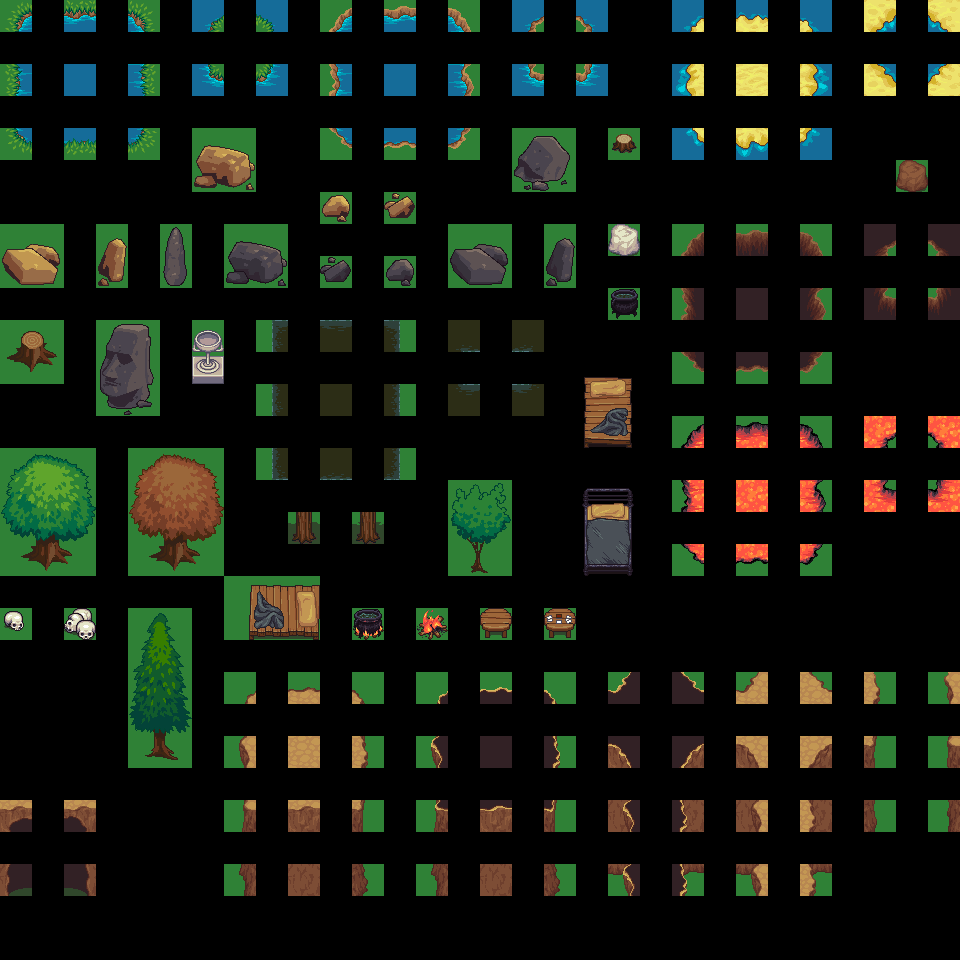

This is a level from a 2D game, rendered from its Tiled map with the project's own tilesets. A one-line summary and the map file follow, with tile-layer data summarised:
An orthogonal 30x30 tile map with 32x32 px tiles, 4 tile layers (regions, input_props, output_semi_top, output_always_top), 2 tilesets and 154 objects.

<map version="1.0" orientation="orthogonal" width="30" height="30" tilewidth="32" tileheight="32">
 <tileset firstgid="1" name="terrain_atlas" tilewidth="32" tileheight="32">
  <image source="terrain_atlas.png" width="1024" height="1024" />
  <terraintypes>
   <terrain name="water" tile="391" />
   <terrain name="grass" tile="118" />
   <terrain name="stone" tile="115" />
   <terrain name="stone2" tile="112" />
   <terrain name="water2" tile="394" />
   <terrain name="platform" tile="38" />
  </terraintypes>
  <tile id="5" terrain=",,,5" />
  <tile id="6" terrain=",,5,5" />
  <tile id="7" terrain=",,5," />
  <tile id="8" terrain=",5,5,5" />
  <tile id="9" terrain="5,,5,5" />
  <tile id="16" terrain="3,3,3," />
  <tile id="17" terrain="3,3,,3" />
  <tile id="19" terrain="2,2,2," />
  <tile id="20" terrain="2,2,,2" />
  <tile id="22" terrain="1,1,1," />
  <tile id="23" terrain="1,1,,1" />
  <tile id="37" terrain=",5,,5" />
  <tile id="38" terrain="5,5,5,5" />
  <tile id="39" terrain="5,,5," />
  <tile id="40" terrain="5,5,,5" />
  <tile id="41" terrain="5,5,5," />
  <tile id="48" terrain="3,,3,3" />
  <tile id="49" terrain=",3,3,3" />
  <tile id="51" terrain="2,,2,2" />
  <tile id="52" terrain=",2,2,2" />
  <tile id="54" terrain="1,,1,1" />
  <tile id="55" terrain=",1,1,1" />
  <tile id="69" terrain=",5,," />
  <tile id="70" terrain="5,5,," />
  <tile id="71" terrain="5,,," />
  <tile id="79" terrain=",,,3" />
  <tile id="80" terrain=",,3,3" />
  <tile id="81" terrain=",,3," />
  <tile id="82" terrain=",,,2" />
  <tile id="83" terrain=",,2,2" />
  <tile id="84" terrain=",,2," />
  <tile id="85" terrain=",,,1" />
  <tile id="86" terrain=",,1,1" />
  <tile id="87" terrain=",,1," />
  <tile id="111" terrain=",3,,3" />
  <tile id="112" terrain="3,3,3,3" />
  <tile id="113" terrain="3,,3," />
  <tile id="114" terrain=",2,,2" />
  <tile id="115" terrain="2,2,2,2" />
  <tile id="116" terrain="2,,2," />
  <tile id="117" terrain=",1,,1" />
  <tile id="118" terrain="1,1,1,1" />
  <tile id="119" terrain="1,,1," />
  <tile id="143" terrain=",3,," />
  <tile id="144" terrain="3,3,," />
  <tile id="145" terrain="3,,," />
  <tile id="146" terrain=",2,," />
  <tile id="147" terrain="2,2,," />
  <tile id="148" terrain="2,,," />
  <tile id="149" terrain=",1,," />
  <tile id="150" terrain="1,1,," />
  <tile id="151" terrain="1,,," />
  <tile id="175" terrain="3,3,3,3" />
  <tile id="176" terrain="3,3,3,3" />
  <tile id="177" terrain="3,3,3,3" />
  <tile id="178" terrain="2,2,2,2" />
  <tile id="179" terrain="2,2,2,2" />
  <tile id="180" terrain="2,2,2,2" />
  <tile id="181" terrain="1,1,1,1" />
  <tile id="182" terrain="1,1,1,1" />
  <tile id="183" terrain="1,1,1,1" />
  <tile id="213" terrain="1,1,1," />
  <tile id="214" terrain="1,1,,1" />
  <tile id="215" terrain="1,1,,1" />
  <tile id="245" terrain="1,,1,1" />
  <tile id="246" terrain=",1,1,1" />
  <tile id="247" terrain=",1,1,1" />
  <tile id="277" terrain=",,,1" />
  <tile id="278" terrain=",,1,1" />
  <tile id="279" terrain=",,1," />
  <tile id="295" terrain="0,0,0,1" />
  <tile id="296" terrain="0,0,1,0" />
  <tile id="298" terrain="4,4,4,">
   <properties>
    <property name="animation" value="water/water_s_tl.png" />
    <property name="delay" value="0.3" />
    <property name="frames_x" value="2" />
    <property name="frames_y" value="1" />
   </properties>
  </tile>
  <tile id="299" terrain="4,4,,4">
   <properties>
    <property name="animation" value="water/water_s_tr.png" />
    <property name="delay" value="0.3" />
    <property name="frames_x" value="2" />
    <property name="frames_y" value="1" />
   </properties>
  </tile>
  <tile id="309" terrain=",1,,1" />
  <tile id="310" terrain="1,1,1,1" />
  <tile id="311" terrain="1,,1," />
  <tile id="327" terrain="0,1,0,0" />
  <tile id="328" terrain="1,0,0,0" />
  <tile id="330" terrain="4,,4,4">
   <properties>
    <property name="animation" value="water/water_s_bl.png" />
    <property name="delay" value="0.3" />
    <property name="frames_x" value="2" />
    <property name="frames_y" value="1" />
   </properties>
  </tile>
  <tile id="331" terrain=",4,4,4">
   <properties>
    <property name="animation" value="water/water_s_br.png" />
    <property name="delay" value="0.3" />
    <property name="frames_x" value="2" />
    <property name="frames_y" value="1" />
   </properties>
  </tile>
  <tile id="341" terrain=",1,," />
  <tile id="342" terrain="1,1,," />
  <tile id="343" terrain="1,,," />
  <tile id="358" terrain="1,1,1,0" />
  <tile id="359" terrain="1,1,0,0" />
  <tile id="360" terrain="1,1,0,1" />
  <tile id="361" terrain=",,,4">
   <properties>
    <property name="animation" value="water/water_b_tl.png" />
    <property name="delay" value="0.3" />
    <property name="frames_x" value="2" />
    <property name="frames_y" value="1" />
   </properties>
  </tile>
  <tile id="362" terrain=",,4,4">
   <properties>
    <property name="animation" value="water/water_b_tm.png" />
    <property name="delay" value="0.3" />
    <property name="frames_x" value="2" />
    <property name="frames_y" value="1" />
   </properties>
  </tile>
  <tile id="363" terrain=",,4,">
   <properties>
    <property name="animation" value="water/water_b_tr.png" />
    <property name="delay" value="0.3" />
    <property name="frames_x" value="2" />
    <property name="frames_y" value="1" />
   </properties>
  </tile>
  <tile id="373" terrain="1,1,1,1" />
  <tile id="374" terrain="1,1,1,1" />
  <tile id="375" terrain="1,1,1,1" />
  <tile id="390" terrain="1,0,1,0" />
  <tile id="391" terrain="0,0,0,0" />
  <tile id="392" terrain="0,1,0,1" />
  <tile id="393" terrain=",4,,4">
   <properties>
    <property name="animation" value="water/water_b_l.png" />
    <property name="delay" value="0.3" />
    <property name="frames_x" value="2" />
    <property name="frames_y" value="1" />
   </properties>
  </tile>
  <tile id="394" terrain="4,4,4,4" />
  <tile id="395" terrain="4,,4,">
   <properties>
    <property name="animation" value="water/water_b_r.png" />
    <property name="delay" value="0.3" />
    <property name="frames_x" value="2" />
    <property name="frames_y" value="1" />
   </properties>
  </tile>
  <tile id="422" terrain="1,0,1,1" />
  <tile id="423" terrain="0,0,1,1" />
  <tile id="424" terrain="0,1,1,1" />
  <tile id="425" terrain=",4,,">
   <properties>
    <property name="animation" value="water/water_b_bl.png" />
    <property name="delay" value="0.3" />
    <property name="frames_x" value="2" />
    <property name="frames_y" value="1" />
   </properties>
  </tile>
  <tile id="426" terrain="4,4,,">
   <properties>
    <property name="animation" value="water/water_b_bm.png" />
    <property name="delay" value="0.3" />
    <property name="frames_x" value="2" />
    <property name="frames_y" value="1" />
   </properties>
  </tile>
  <tile id="427" terrain="4,,,">
   <properties>
    <property name="animation" value="water/water_b_br.png" />
    <property name="delay" value="0.3" />
    <property name="frames_x" value="2" />
    <property name="frames_y" value="1" />
   </properties>
  </tile>
  <tile id="454" terrain="0,0,0,0" />
  <tile id="455" terrain="0,0,0,0" />
  <tile id="456" terrain="0,0,0,0" />
  <tile id="703">
   <properties>
    <property name="solid" value="true" />
   </properties>
  </tile>
  <tile id="735">
   <properties>
    <property name="solid" value="true" />
   </properties>
  </tile>
 </tileset>
 <tileset firstgid="1025" name="dungeon" tilewidth="32" tileheight="32">
  <image source="dungeonex.png" width="320" height="320" />
  <tile id="9">
   <properties>
    <property name="animation" value="fire.png" />
    <property name="delay" value="0.1" />
    <property name="frames_x" value="1" />
    <property name="frames_y" value="4" />
   </properties>
  </tile>
  <tile id="19">
   <properties>
    <property name="animation" value="boil.png" />
    <property name="delay" value="0.1" />
    <property name="frames_x" value="1" />
    <property name="frames_y" value="4" />
   </properties>
  </tile>
 </tileset>
 <layer name="regions" width="30" height="30">
  <data>[900 cells, 222 non-empty, 1 distinct tile ids]</data>
 </layer>
 <layer name="input_props" width="30" height="30">
  <data>[900 cells, 240 non-empty, 237 distinct tile ids]</data>
 </layer>
 <layer name="output_semi_top" width="30" height="30">
  <data>[900 cells, 28 non-empty, 28 distinct tile ids]</data>
 </layer>
 <layer name="output_always_top" width="30" height="30">
  <data>[900 cells, 22 non-empty, 22 distinct tile ids]</data>
 </layer>
 <objectgroup color="#ff0000" draworder="topdown" name="output_triggers" width="30" height="30">
  <object x="8" y="64" width="24" height="32">
   <properties>
    <property name="solid" value="true" />
   </properties>
  </object>
  <object x="64" y="128" width="32" height="24">
   <properties>
    <property name="solid" value="true" />
   </properties>
  </object>
  <object x="128" y="64" width="24" height="32">
   <properties>
    <property name="solid" value="true" />
   </properties>
  </object>
  <object x="64" y="0" width="32" height="32">
   <properties>
    <property name="solid" value="true" />
   </properties>
  </object>
  <object x="128" y="128" width="24" height="24">
   <properties>
    <property name="solid" value="true" />
   </properties>
  </object>
  <object x="8" y="0" width="24" height="32">
   <properties>
    <property name="solid" value="true" />
   </properties>
  </object>
  <object x="128" y="0" width="24" height="32">
   <properties>
    <property name="solid" value="true" />
   </properties>
  </object>
  <object x="8" y="128" width="24" height="24">
   <properties>
    <property name="solid" value="true" />
   </properties>
  </object>
  <object x="208" y="16" width="16" height="16">
   <properties>
    <property name="solid" value="true" />
   </properties>
  </object>
  <object x="256" y="16" width="16" height="16">
   <properties>
    <property name="solid" value="true" />
   </properties>
  </object>
  <object x="256" y="64" width="16" height="16">
   <properties>
    <property name="solid" value="true" />
   </properties>
  </object>
  <object x="208" y="64" width="16" height="16">
   <properties>
    <property name="solid" value="true" />
   </properties>
  </object>
  <object x="328" y="0" width="24" height="32">
   <properties>
    <property name="solid" value="true" />
   </properties>
  </object>
  <object x="448" y="64" width="24" height="32">
   <properties>
    <property name="solid" value="true" />
   </properties>
  </object>
  <object x="448" y="0" width="24" height="32">
   <properties>
    <property name="solid" value="true" />
   </properties>
  </object>
  <object x="384" y="0" width="32" height="32">
   <properties>
    <property name="solid" value="true" />
   </properties>
  </object>
  <object x="328" y="64" width="24" height="32">
   <properties>
    <property name="solid" value="true" />
   </properties>
  </object>
  <object x="448" y="128" width="24" height="24">
   <properties>
    <property name="solid" value="true" />
   </properties>
  </object>
  <object x="384" y="128" width="32" height="24">
   <properties>
    <property name="solid" value="true" />
   </properties>
  </object>
  <object x="328" y="128" width="24" height="24">
   <properties>
    <property name="solid" value="true" />
   </properties>
  </object>
  <object x="576" y="64" width="16" height="16">
   <properties>
    <property name="solid" value="true" />
   </properties>
  </object>
  <object x="528" y="16" width="16" height="16">
   <properties>
    <property name="solid" value="true" />
   </properties>
  </object>
  <object x="576" y="16" width="16" height="16">
   <properties>
    <property name="solid" value="true" />
   </properties>
  </object>
  <object x="528" y="64" width="16" height="16">
   <properties>
    <property name="solid" value="true" />
   </properties>
  </object>
  <object x="464" y="384" width="16" height="16">
   <properties>
    <property name="solid" value="true" />
   </properties>
  </object>
  <object x="512" y="384" width="16" height="16">
   <properties>
    <property name="solid" value="true" />
   </properties>
  </object>
  <object x="512" y="336" width="16" height="16">
   <properties>
    <property name="solid" value="true" />
   </properties>
  </object>
  <object x="464" y="336" width="16" height="16">
   <properties>
    <property name="solid" value="true" />
   </properties>
  </object>
  <object x="384" y="384" width="24" height="32">
   <properties>
    <property name="solid" value="true" />
   </properties>
  </object>
  <object x="384" y="320" width="24" height="32">
   <properties>
    <property name="solid" value="true" />
   </properties>
  </object>
  <object x="320" y="448" width="32" height="24">
   <properties>
    <property name="solid" value="true" />
   </properties>
  </object>
  <object x="320" y="320" width="32" height="32">
   <properties>
    <property name="solid" value="true" />
   </properties>
  </object>
  <object x="264" y="384" width="24" height="32">
   <properties>
    <property name="solid" value="true" />
   </properties>
  </object>
  <object x="264" y="448" width="24" height="24">
   <properties>
    <property name="solid" value="true" />
   </properties>
  </object>
  <object x="264" y="320" width="24" height="32">
   <properties>
    <property name="solid" value="true" />
   </properties>
  </object>
  <object x="384" y="448" width="24" height="24">
   <properties>
    <property name="solid" value="true" />
   </properties>
  </object>
  <object x="0" y="608" width="24" height="24" />
  <object x="64" y="608" width="32" height="32">
   <properties>
    <property name="solid" value="true" />
   </properties>
  </object>
  <object x="352" y="608" width="32" height="32">
   <properties>
    <property name="solid" value="true" />
   </properties>
  </object>
  <object x="416" y="608" width="32" height="32">
   <properties>
    <property name="solid" value="true" />
   </properties>
  </object>
  <object x="480" y="608" width="32" height="32">
   <properties>
    <property name="solid" value="true" />
   </properties>
  </object>
  <object x="544" y="608" width="32" height="32">
   <properties>
    <property name="solid" value="true" />
   </properties>
  </object>
  <object x="608" y="288" width="32" height="32">
   <properties>
    <property name="solid" value="true" />
   </properties>
  </object>
  <object x="608" y="224" width="32" height="32">
   <properties>
    <property name="solid" value="true" />
   </properties>
  </object>
  <object x="608" y="128" width="32" height="32">
   <properties>
    <property name="solid" value="true" />
   </properties>
  </object>
  <object x="320" y="192" width="32" height="32">
   <properties>
    <property name="solid" value="true" />
   </properties>
  </object>
  <object x="384" y="192" width="32" height="32">
   <properties>
    <property name="solid" value="true" />
   </properties>
  </object>
  <object x="320" y="256" width="32" height="32">
   <properties>
    <property name="solid" value="true" />
   </properties>
  </object>
  <object x="384" y="256" width="32" height="32">
   <properties>
    <property name="solid" value="true" />
   </properties>
  </object>
  <object x="192" y="352" width="32" height="32">
   <properties>
    <property name="solid" value="true" />
   </properties>
  </object>
  <object x="296" y="512" width="16" height="32">
   <properties>
    <property name="solid" value="true" />
   </properties>
  </object>
  <object x="360" y="512" width="16" height="32">
   <properties>
    <property name="solid" value="true" />
   </properties>
  </object>
  <object x="472" y="536" width="16" height="40">
   <properties>
    <property name="solid" value="true" />
   </properties>
  </object>
  <object x="248" y="584" width="72" height="56">
   <properties>
    <property name="solid" value="true" />
   </properties>
  </object>
  <object x="584" y="376" width="48" height="72">
   <properties>
    <property name="solid" value="true" />
   </properties>
  </object>
  <object x="584" y="488" width="48" height="88">
   <properties>
    <property name="solid" value="true" />
   </properties>
  </object>
  <object x="152" y="536" width="48" height="32">
   <properties>
    <property name="solid" value="true" />
   </properties>
  </object>
  <object x="24" y="536" width="48" height="32">
   <properties>
    <property name="solid" value="true" />
   </properties>
  </object>
  <object x="8" y="336" width="48" height="32">
   <properties>
    <property name="solid" value="true" />
   </properties>
  </object>
  <object x="96" y="376" width="56" height="32">
   <properties>
    <property name="solid" value="true" />
   </properties>
  </object>
  <object x="0" y="248" width="56" height="32">
   <properties>
    <property name="solid" value="true" />
   </properties>
  </object>
  <object x="192" y="152" width="56" height="32">
   <properties>
    <property name="solid" value="true" />
   </properties>
  </object>
  <object x="224" y="248" width="56" height="32">
   <properties>
    <property name="solid" value="true" />
   </properties>
  </object>
  <object x="512" y="152" width="56" height="32">
   <properties>
    <property name="solid" value="true" />
   </properties>
  </object>
  <object x="448" y="248" width="56" height="32">
   <properties>
    <property name="solid" value="true" />
   </properties>
  </object>
  <object x="544" y="256" width="32" height="24">
   <properties>
    <property name="solid" value="true" />
   </properties>
  </object>
  <object x="96" y="256" width="32" height="24">
   <properties>
    <property name="solid" value="true" />
   </properties>
  </object>
  <object x="160" y="256" width="32" height="32">
   <properties>
    <property name="solid" value="true" />
   </properties>
  </object>
  <object x="800" y="16" width="16" height="16">
   <properties>
    <property name="solid" value="true" />
   </properties>
  </object>
  <object x="736" y="128" width="32" height="24">
   <properties>
    <property name="solid" value="true" />
   </properties>
  </object>
  <object x="736" y="0" width="32" height="32">
   <properties>
    <property name="solid" value="true" />
   </properties>
  </object>
  <object x="800" y="64" width="24" height="32">
   <properties>
    <property name="solid" value="true" />
   </properties>
  </object>
  <object x="688" y="16" width="16" height="16">
   <properties>
    <property name="solid" value="true" />
   </properties>
  </object>
  <object x="680" y="128" width="24" height="24">
   <properties>
    <property name="solid" value="true" />
   </properties>
  </object>
  <object x="800" y="128" width="24" height="24">
   <properties>
    <property name="solid" value="true" />
   </properties>
  </object>
  <object x="680" y="64" width="24" height="32">
   <properties>
    <property name="solid" value="true" />
   </properties>
  </object>
  <object x="864" y="64" width="32" height="32">
   <properties>
    <property name="solid" value="true" />
   </properties>
  </object>
  <object x="928" y="64" width="32" height="32">
   <properties>
    <property name="solid" value="true" />
   </properties>
  </object>
  <object x="864" y="0" width="32" height="32">
   <properties>
    <property name="solid" value="true" />
   </properties>
  </object>
  <object x="928" y="0" width="32" height="32">
   <properties>
    <property name="solid" value="true" />
   </properties>
  </object>
  </objectgroup>
</map>
<!-- 74 of 154 objects omitted -->
